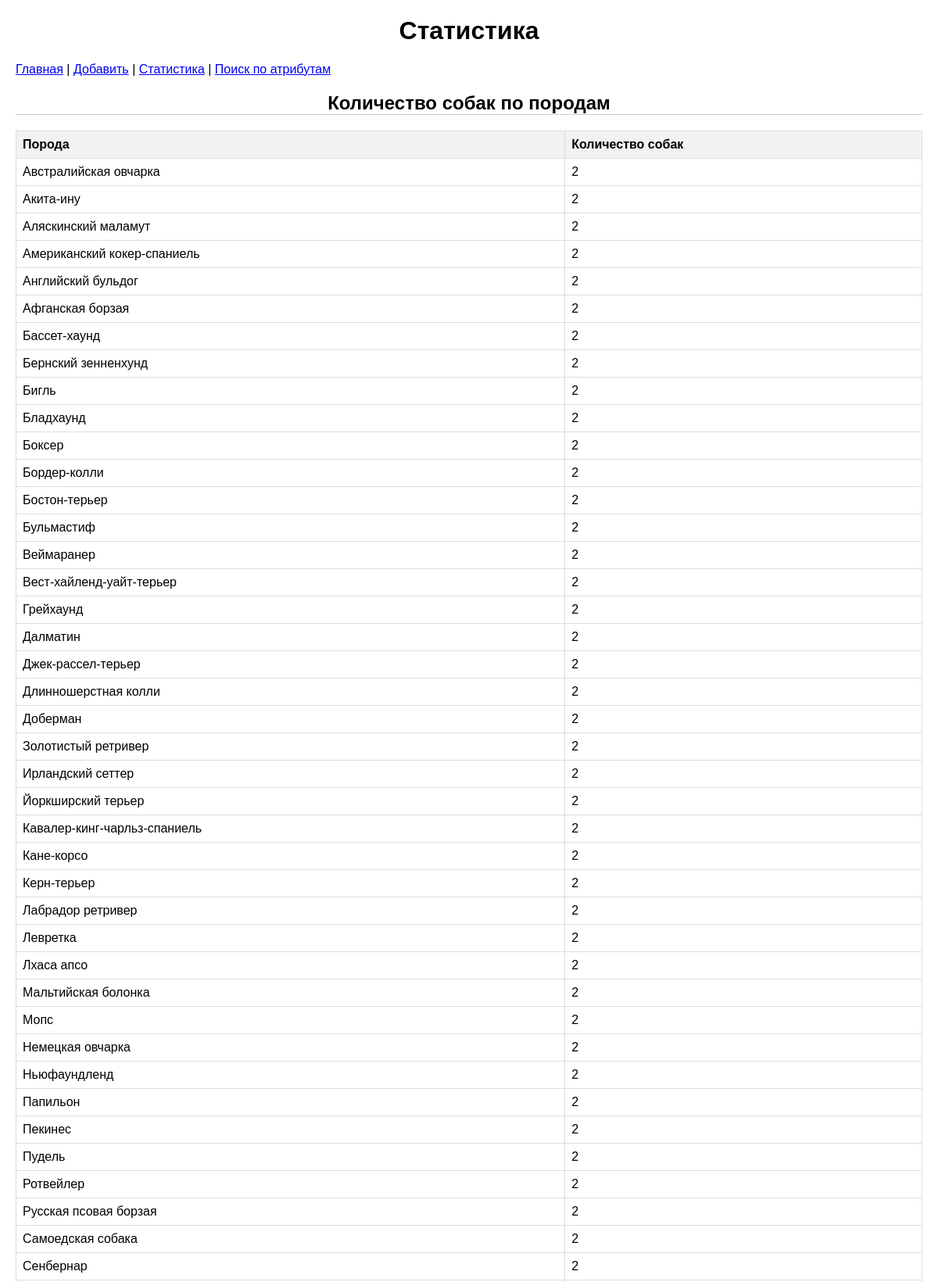
Screenshot of /stats (upper part) with the database file from the repository.
### tables this page shows
CREATE TABLE breeds (
    id INTEGER PRIMARY KEY AUTOINCREMENT,
    breed_name VARCHAR(100) NOT NULL,
    breed_group VARCHAR(50),
    origin_country VARCHAR(50),
    average_lifes INTEGER,
    typical_use VARCHAR(100),
    common_health_issues VARCHAR(200),
    recommended_vaccinations VARCHAR(200),
    veterinary_care VARCHAR(50),
    average_weight_male FLOAT,
    average_weight_female FLOAT,
    trainability_level VARCHAR(50),
    recommended_training_age INTEGER,
    common_behavioral_issues VARCHAR(200),
    preferred_training_methods VARCHAR(200),
    typical_learning_period INTEGER
);

### flask_app.py (the view)
@app.route('/stats')
def stats():
    with get_db_connection() as conn:
        by_breed = conn.execute("""
            SELECT b.breed_name, COALESCE(COUNT(d.id), 0) AS dog_count
            FROM breeds b
            LEFT JOIN dogs d ON d.breeds_id = b.id
            GROUP BY b.breed_name
            ORDER BY b.breed_name
        """).fetchall()
        by_location = conn.execute("""
            SELECT l.location_name, COALESCE(COUNT(d.id), 0) AS dog_count
            FROM locations l
            LEFT JOIN dogs d ON d.location_id = l.id
            GROUP BY l.location_name
            ORDER BY l.location_name
        """).fetchall()
    return render_template('stats.html', by_breed=by_breed, by_location=by_location)

### flask_app.py (called while the page is built)
def get_db_connection():
    conn = sqlite3.connect(DB_PATH, timeout=10)
    conn.row_factory = sqlite3.Row
    return conn

### templates/stats.html (shortened to what this page needs)
<!DOCTYPE html>
<html lang="ru">
<head>
    <link rel="stylesheet" href="{{ url_for('static', filename='style.css') }}">
</head>
<body>
    <h1>Статистика</h1>
       <nav>
        <a href="/">Главная</a> |
        <a href="/add_detailed">Добавить</a> |
        <a href="/stats">Статистика</a> |
        <a href="/sync_queries">Поиск по атрибутам</a>
    </nav>
    <h2>Количество собак по породам</h2>
    <table>
        <tr><th>Порода</th><th>Количество собак</th></tr>
        {% for item in by_breed %}
        <tr><td>{{ item['breed_name'] }}</td><td>{{ item['dog_count'] }}</td></tr>
        {% endfor %}
    </table>
</body>
</html>

### static/style.css (style rules this page uses)
body { font-family: Arial, sans-serif; margin: 20px; }
nav { margin-bottom: 20px; }
table { border-collapse: collapse; width: 100%; }
th, td { border: 1px solid #ddd; padding: 8px; text-align: left; }
th { background-color: #f2f2f2; }
h2 { margin-top: 20px; text-align: center; border-bottom: 1px solid #ccc; }
h1 { text-align: center; }

### rows the page displays
breeds: breed_name "Австралийская овчарка", dog_count "2"
breeds: breed_name "Акита-ину", dog_count "2"
breeds: breed_name "Аляскинский маламут", dog_count "2"
breeds: breed_name "Американский кокер-спаниель", dog_count "2"
breeds: breed_name "Английский бульдог", dog_count "2"
breeds: breed_name "Афганская борзая", dog_count "2"
breeds: breed_name "Бассет-хаунд", dog_count "2"
breeds: breed_name "Бернский зенненхунд", dog_count "2"
breeds: breed_name "Бигль", dog_count "2"
breeds: breed_name "Бладхаунд", dog_count "2"
breeds: breed_name "Боксер", dog_count "2"
breeds: breed_name "Бордер-колли", dog_count "2"
breeds: breed_name "Бостон-терьер", dog_count "2"
breeds: breed_name "Бульмастиф", dog_count "2"
breeds: breed_name "Веймаранер", dog_count "2"
breeds: breed_name "Вест-хайленд-уайт-терьер", dog_count "2"
breeds: breed_name "Грейхаунд", dog_count "2"
breeds: breed_name "Далматин", dog_count "2"
breeds: breed_name "Джек-рассел-терьер", dog_count "2"
breeds: breed_name "Длинношерстная колли", dog_count "2"
breeds: breed_name "Доберман", dog_count "2"
breeds: breed_name "Золотистый ретривер", dog_count "2"
breeds: breed_name "Ирландский сеттер", dog_count "2"
breeds: breed_name "Йоркширский терьер", dog_count "2"
breeds: breed_name "Кавалер-кинг-чарльз-спаниель", dog_count "2"
breeds: breed_name "Кане-корсо", dog_count "2"
breeds: breed_name "Керн-терьер", dog_count "2"
breeds: breed_name "Лабрадор ретривер", dog_count "2"
breeds: breed_name "Левретка", dog_count "2"
breeds: breed_name "Лхаса апсо", dog_count "2"
breeds: breed_name "Мальтийская болонка", dog_count "2"
breeds: breed_name "Мопс", dog_count "2"
breeds: breed_name "Немецкая овчарка", dog_count "2"
breeds: breed_name "Ньюфаундленд", dog_count "2"
breeds: breed_name "Папильон", dog_count "2"
breeds: breed_name "Пекинес", dog_count "2"
breeds: breed_name "Пудель", dog_count "2"
breeds: breed_name "Ротвейлер", dog_count "2"
breeds: breed_name "Русская псовая борзая", dog_count "2"
breeds: breed_name "Самоедская собака", dog_count "2"
breeds: breed_name "Сенбернар", dog_count "2"
